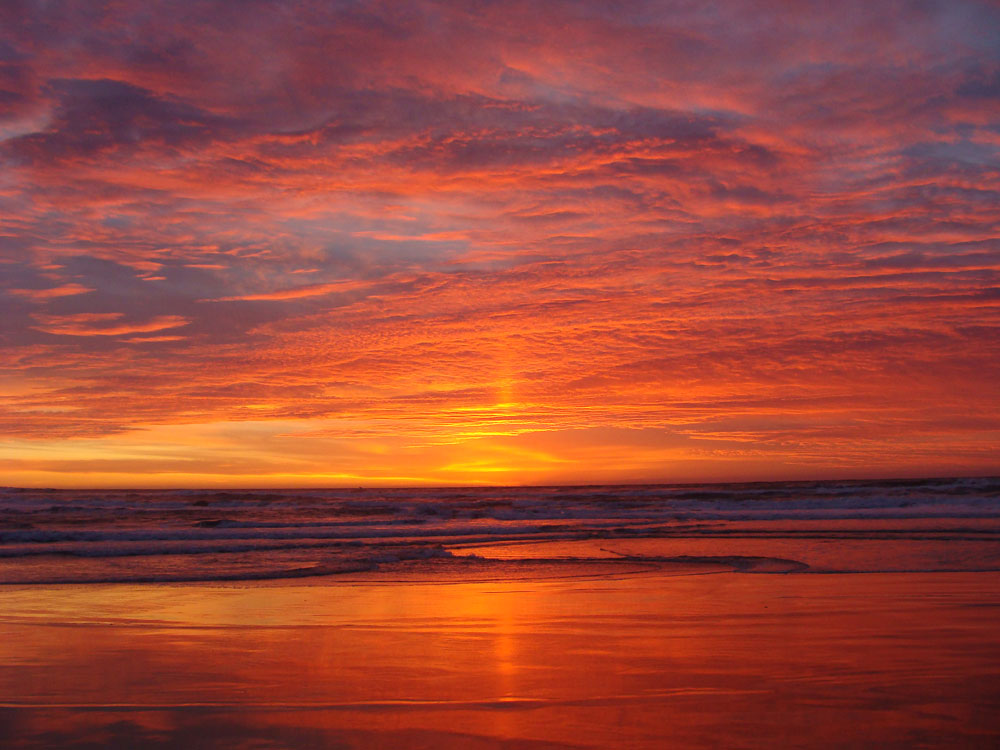
#> input picture Color_Transfer/images/ocean_sunset.jpg, 1000 x 750 px
$ python example.py --source images/ocean_sunset.jpg --target images/ocean_day.jpg
#> lines starting #> are read from the running program, lines starting #| are printed output that depends on the picture
### Color_Transfer/color_transfer/__init__.py
# Import Needed Packages
import numpy as np
import cv2


def color_transfer(source, target, clip=True, preserve_paper=True):
	"""
	Transfers The Color Distribution From The Source To Target Image
	Using Mean And Standard Deviations Of The LAB Color Space.

	This Implementation, Written By Adrian Rosebrock,
	(http://www.pyimagesearch.com), Is (Loosely) Based On The "Color
	Transfer Between Images" Paper By Reinhard Et El., 2001

	Parameters:
	-----------
	source: NumPy Array
		OpenCV Image In BGR Color Space (The Source Image)

	target: NumPy Array
		OpenCV Image In BGR Color Space (The Target Image)

	clip:
		Should Components Of LAB Image Be Scaled By np.clip Before
		Converting Back To BGR Color Space?

		If False, Components Will Be Min-Max Scaled Appropriately.
		Clipping Will Keep Target Image Brightness Truer To The Input.
		Scaling Will Adjust Image Brightness To Avoid Washed-Out Portions
		In The Resulting Color Transfer That Can Be Caused By Clipping.
	preserve_paper:
		Should Color Transfer Strictly Follow Methodology Laid Out In
		Original Paper? The Method Does Not Always Produce Aesthetically
		Pleasing Results.

		If False, LAB Components Will Be Scaled Using Reciprocal Of The
		Scaling Factor Proposed In Paper. This Method Seems To Produce
		More Consistently Aesthetically Pleasing Results

	Returns:
	--------
	transfer: NumPy Array
		OpenCV Image (w, h, 3) NumPy Array (uint8)
	"""


	# Conver Images From BGR To LAB Color Space, Being Certain To Utilize The
	# Floating Point Data Type. (Note: OpenCV Expects Floats To Be 32-Bit, Use
	# Instead Of 64-Bit
	source = cv2.cvtColor(source, cv2.COLOR_BGR2LAB).astype("float32")
	target = cv2.cvtColor(target, cv2.COLOR_BGR2LAB).astype("float32")

	# Compute Color Statistics For Source And Target Images
	(lMeanSrc, lStdSrc, aMeanSrc, aStdSrc, bMeanSrc, bStdSrc) = image_stats(source)
	(lMeanTar, lStdTar, aMeanTar, aStdTar, bMeanTar, bStdTar) = image_stats(target)

	# Subtract Means From Target Image
	(l, a, b) = cv2.split(target)
	l -= lMeanTar
	a -= aMeanTar
	b -= bMeanTar

	if preserve_paper:
		# Scale By Standard Deviations Using Paper Proposed Factor
		l = (lStdTar / lStdSrc) * l
		a = (aStdTar / aStdSrc) * a
		b = (bStdTar / bStdSrc) * b
	else:
		# Scale By Std Deviations Using Reciprocal Of Paper Proposed Factor
		l = (lStdSrc / lStdTar) * l
		a = (aStdSrc / aStdTar) * a
		b = (bStdSrc / bStdTar) * b

	# Add Source Mean
	l += lMeanSrc
	a += aMeanSrc
	b += bMeanSrc

	# Clip/Scale Px Intensities [0,255] If Outside Such A Range
	l = _scale_array(l, clip=clip)
	a = _scale_array(a, clip=clip)
	b = _scale_array(b, clip=clip)

	# Merge Chans ANd Convert Back To BGR Color Space, Utilizing 8-Bit Unsigned
	# Integer Data Type
	transfer = cv2.merge([l, a, b])
	transfer = cv2.cvtColor(transfer.astype("uint8"), cv2.COLOR_LAB2BGR)

	# Return Color-Transferred Image
	return transfer


def image_stats(image):
	"""
	Parameters:
	-----------
	image: NumPy Array
		OpenCV Image In LAB Color Space

	Returns:
	--------
		Tuple Of Mean And Standard Deviations For L, A, B Channels, respectively
	"""

	# Compute Mean And Std Deviation Of Each Channel
	(l, a, b) = cv2.split(image)
	(lMean, lStd) = (l.mean(), l.std())
	(aMean, aStd) = (a.mean(), a.std())
	(bMean, bStd) = (b.mean(), b.std())

	# Return Color Statistics
	return(lMean, lStd, aMean, aStd, bMean, bStd)


# [30 lines left out: function _min_max_scale, not called in this run]

def _scale_array(arr, clip=True):
	"""
	Trim NumPy Array Values To [0,255] Range With Option Of Clipping Or Scaling.

	Parameters:
	-----------
	arr:
		Array To Be Trimmed To [0,255] Range

	clip:
		Should Array Be Scaled By np.clip? If False, Input Array Will Be Min-Max Scaled
		To Range [max([arr.min(), 0]), min([arr.max(), 255])]

	Returns:
	--------
		Scaled NumPy Array In Range [0,255]
	"""

	if clip:
		scaled = np.clip(arr, 0, 255)
	else:
		scale_range = (max([arr.min(), 0]), min([arr.max(), 255]))
		scaled = _min_max_scale(arr, new_range=scale_range)

	return scaled

### Color_Transfer/example.py
# Usage:
# python example.py --source images/ocean_sunset.jpg --target images/ocean_day.jpg

# Import Needed Packages
from color_transfer import color_transfer
import numpy as np
import argparse
import cv2


def show_image(title, image, width=300):
	# Resize Image To Constant Width
	r = width / float(image.shape[1])
	dim = width, int(image.shape[0] * r)
	resized = cv2.resize(image, dim, interpolation=cv2.INTER_AREA)

	# Display Resized Image
	cv2.imshow(title, resized)


def str2bool(v):
	if v.lower() in ('yes', 'true', 't', 'y', '1'):
		return True
	elif v.lower() in ('no', 'false', 'f', 'n', '0'):
		return False
	else:
		raise argparse.ArgumentTypeError("Boolean Value Expected")


# Construct Argument Parser And Parse Arguments
ap = argparse.ArgumentParser()
ap.add_argument("-s", "--source", required=True, help="Path To Source Image")
ap.add_argument("-t", "--target", required=True, help="Path To Target Image")
ap.add_argument("-c", "--clip", type=str2bool, default='t',
				help="Should np.clip Scale LAB Values Before Final Converstion To BGR?"
				"Appropriate Min-Max Scaling Used If False.")
ap.add_argument("-p", "--preservePaper", type=str2bool, default='t',
				help="Should Color Transfer Strictly Follow Original Paper?")
ap.add_argument("-o", "--output", help="Path To Output Image (Optional)")
args = vars(ap.parse_args())


# Load Images
source = cv2.imread(args["source"])
#> source is the input picture: shape (750, 1000, 3); mean B, G, R 57, 70.1, 152.7
target = cv2.imread(args["target"])
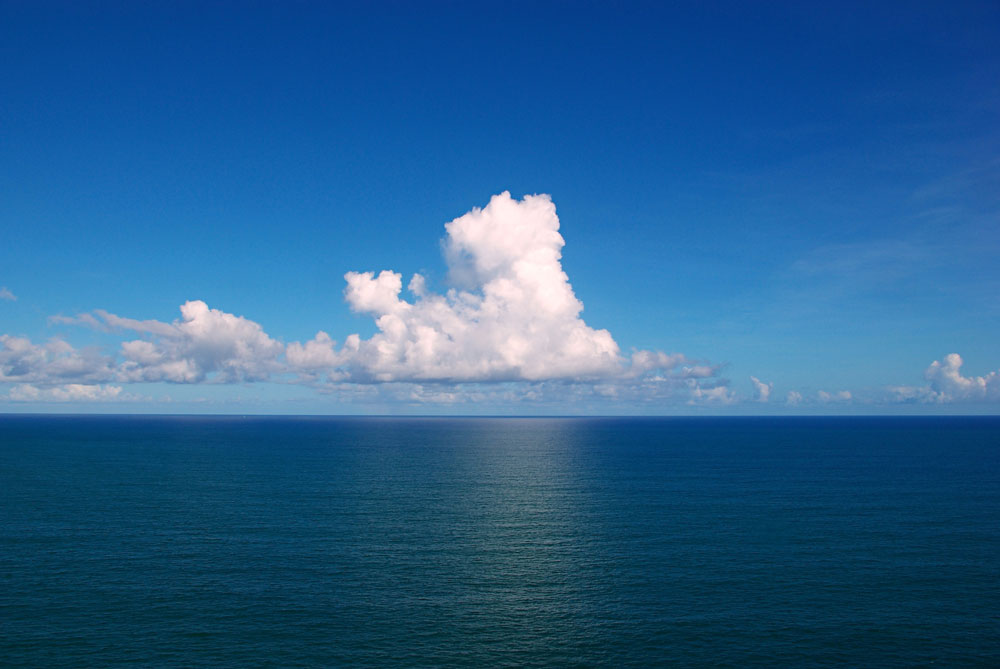
#> input picture Color_Transfer/images/ocean_day.jpg, 1000 x 669 px
#> target is the input picture: shape (669, 1000, 3); mean B, G, R 143.2, 96.6, 41.3

# Transfer Color Distribution From Source To Taget Image
transfer = color_transfer(source, target, clip=args["clip"], preserve_paper=args["preservePaper"])
#> in image_stats, `(l, a, b) = cv2.split(image)`:
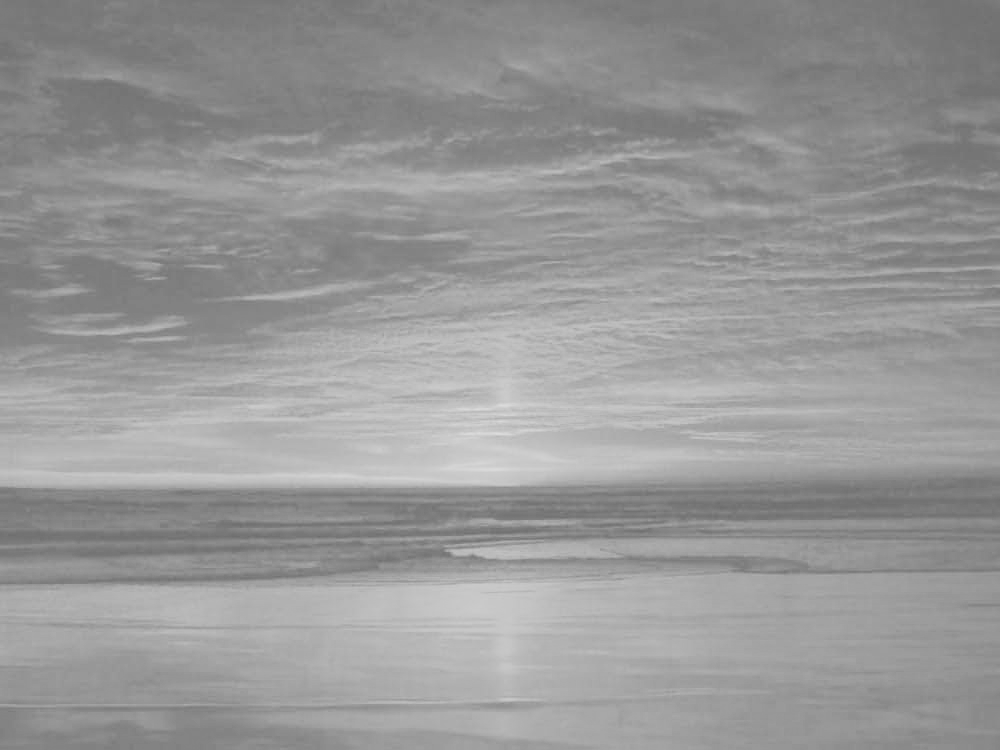
#> b: shape (750, 1000) float32; min 108, max 221, mean 151.4
#> in image_stats, `(lMean, lStd) = (l.mean(), l.std())`: lMean = 103; lStd = 35.71
#> in image_stats, `(aMean, aStd) = (a.mean(), a.std())`: aMean = 161.5; aStd = 11.82
#> in image_stats, `(bMean, bStd) = (b.mean(), b.std())`: bMean = 151.4; bStd = 21.12
#> in color_transfer, `(lMeanSrc, lStdSrc, aMeanSrc, aStdSrc, bMeanSrc, bStdSrc) = image_stat..`: lMeanSrc = 103; lStdSrc = 35.71; aMeanSrc = 161.5; aStdSrc = 11.82; bMeanSrc = 151.4; bStdSrc = 21.12
#> in image_stats (call 2), `(l, a, b) = cv2.split(image)`:
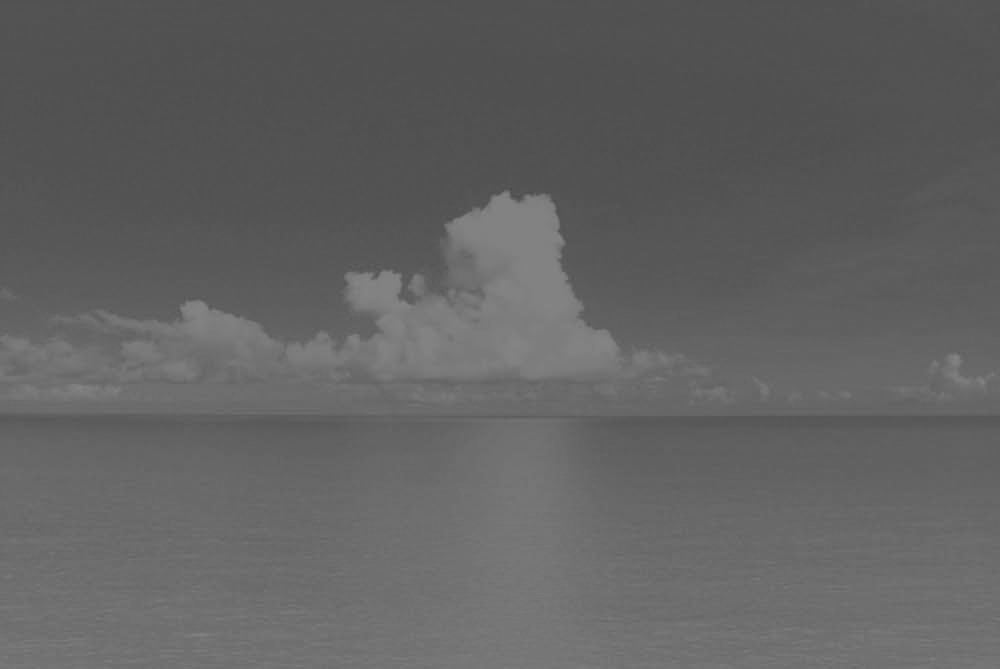
#> b: shape (669, 1000) float32; min 74, max 136, mean 97.7
#> in image_stats (call 2), `(lMean, lStd) = (l.mean(), l.std())`: lMean = 100.5; lStd = 45
#> in image_stats (call 2), `(aMean, aStd) = (a.mean(), a.std())`: aMean = 128.5; aStd = 7.67
#> in image_stats (call 2), `(bMean, bStd) = (b.mean(), b.std())`: bMean = 97.71; bStd = 14.03
#> in color_transfer, `(lMeanTar, lStdTar, aMeanTar, aStdTar, bMeanTar, bStdTar) = image_stat..`: lMeanTar = 100.5; lStdTar = 45; aMeanTar = 128.5; aStdTar = 7.67; bMeanTar = 97.71; bStdTar = 14.03
#> in color_transfer, `b += bMeanSrc`:
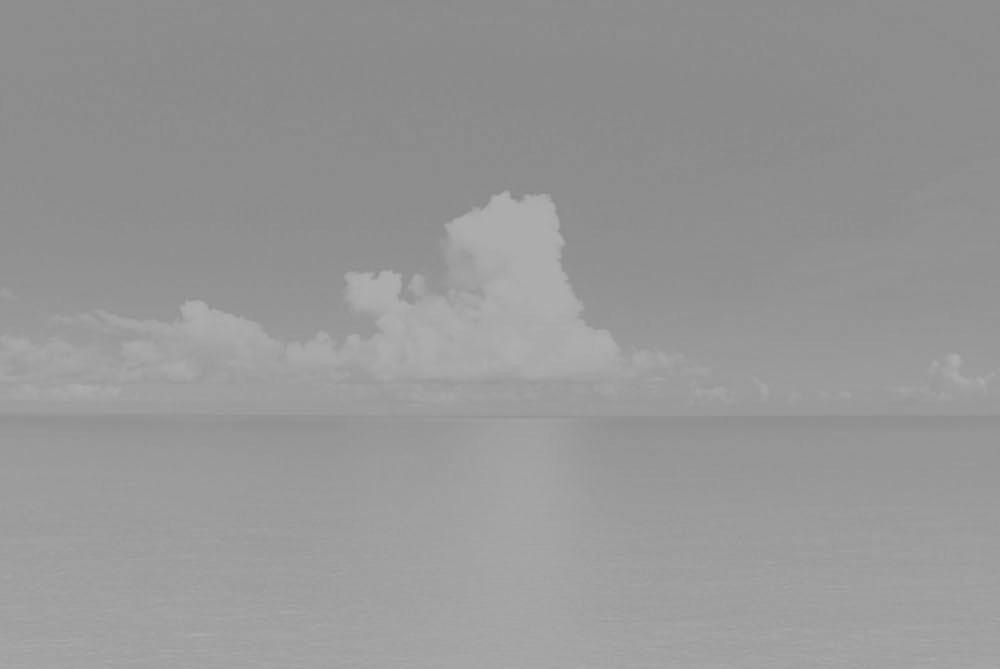
#> b: shape (669, 1000) float32; min 135.7, max 176.9, mean 151.4
#> in _scale_array, `scaled = np.clip(arr, 0, 255)`:
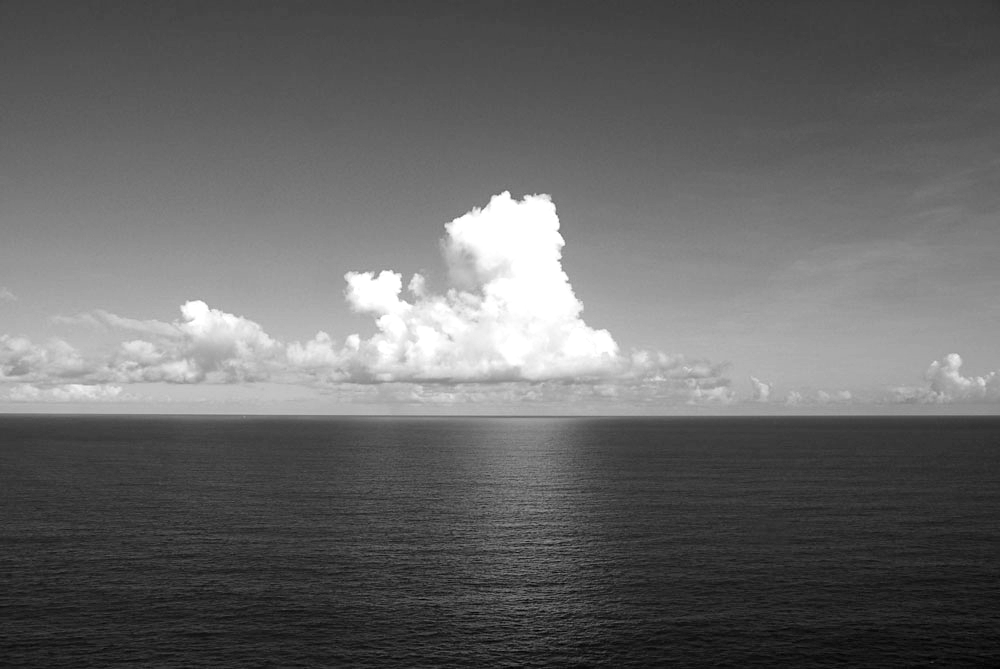
#> scaled: shape (669, 1000) float32; min 0, max 255, mean 102.7
#> in color_transfer, `transfer = cv2.cvtColor(transfer.astype("uint8"), cv2.COLOR_LAB2BGR)`:
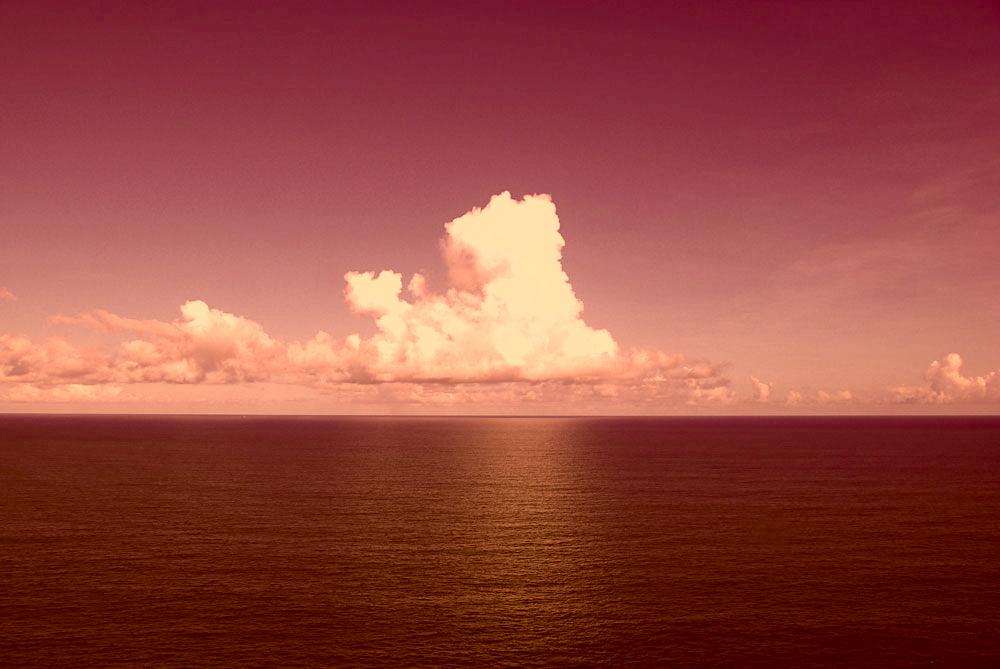
#> transfer: shape (669, 1000, 3); mean B, G, R 62.5, 71.1, 148.8

# Check If Output Image Should Be Stored
if args["output"] is not None:
	cv2.imwrite(args["output"], transfer)

# Display Images And Await Keypress
show_image("Source", source)
#> in show_image, `resized = cv2.resize(image, dim, interpolation=cv2.INTER_AREA)`:
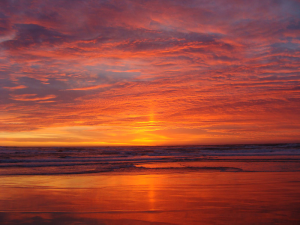
#> resized: shape (225, 300, 3); mean B, G, R 57, 70.1, 152.7
show_image("Target", target)
show_image("Transfer", transfer)
cv2.waitKey(0)
